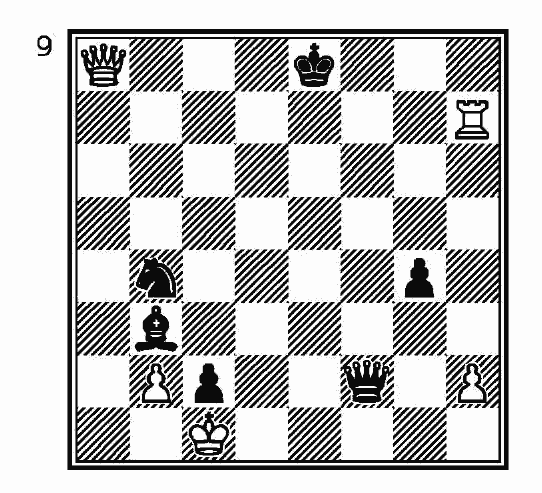
#> input picture packages/board-image-to-fen/src/templates/maizelis_mate_ch1.jpg, 542 x 493 px
$ python board_detect.py ../templates/maizelis_mate_ch1.jpg
#> lines starting #> are read from the running program, lines starting #| are printed output that depends on the picture; after the words box and inside, x2 and y2 are one past the last pixel; in counts of white or black regions, pixels touching at a corner belong together
#!/usr/bin/env python3
"""KS-2359 / ADR-040 Stage 1. Детекция шахматной доски из произвольного
изображения и приведение её к канонической квадратной форме 512×512.

Это вход pipeline'а universal board recognition:

    image (PNG/JPG, ≤ 8 MB)
        ↓
    [Stage 1: board detection]  ← этот файл
        ↓
    warped 512×512 (без полей, без рамки)
        ↓
    [Stage 2: cell classification]  ← KS-2361
        ↓
    [Stage 3: FEN assembly]  ← KS-2362

В отличие от `recognizer.py` (KS-2028), который работает по шаблонам
шрифта Майзелиса, этот файл — универсальный геометрический детектор:
ему всё равно, какие фигуры на доске, нужна только геометрия квадрата
8×8.

## Алгоритм (с fallback'ом)

1. **OpenCV heuristics** (быстрая ветка, ~95% всех скриншотов):
   - Grayscale + bilateral filter (сохраняет края, гасит шум фона).
   - `cv2.Canny` для edge detection с auto-thresholds.
   - `cv2.findContours` → `cv2.approxPolyDP` + фильтр convex 4-poly.
   - Среди кандидатов берём наибольший по площади с aspect ≈ 1
     (квадратность ≤ 15%).
   - Если контур не найден — fallback на Hough lines + пересечения.
2. **UNet fallback** (для сложных случаев: фото с углом, низкий
   контраст, доска без рамки). Hook-функция `detect_with_unet`,
   которая берёт ONNX-модель из `--unet-model`. Если модель не передана
   или не существует — graceful skip, возвращаем результат OpenCV-ветки.

   Модель будет обучена в KS-2361 (Stage 2 классификатор тренируется
   на том же датасете). Текущая реализация — заглушка с правильным
   интерфейсом.

## Использование

CLI:
    python3 board_detect.py <image-path> [--out warped.png]
                                          [--unet-model model.onnx]
                                          [--json]

Без `--json`: выводит «success=true/false method=<opencv|unet|failed>
confidence=X corners=...» в stdout, ошибки в stderr.

С `--json`: выводит JSON-объект с полями `success`, `method`, `corners`,
`confidence`, `image_size`. Если `--out` задан и `success=true`,
warped 512×512 сохраняется в файл.

Python API:
    from board_detect import detect_board
    result = detect_board('screenshot.png', unet_model_path=None)
    # result == {'success': True, 'method': 'opencv', 'corners': [...],
    #            'confidence': 0.85, 'image_size': [W, H]}
"""

from __future__ import annotations

import argparse
import json
import os
import sys
from typing import List, Optional, Tuple

import cv2
import numpy as np


# ─── Константы ────────────────────────────────────────────────────────

#: Размер канонической квадратной доски на выходе Stage 1.
WARP_SIZE = 512

#: Минимальная площадь кандидата-четырёхугольника, как доля от
#: площади всего изображения. Меньше — отсекаем (мелкие объекты).
MIN_AREA_FRACTION = 0.05

#: Максимальная площадь — отсекаем кандидата, который — почти всё
#: изображение (рамка окна, не доска).
MAX_AREA_FRACTION = 0.98

#: Терпимость к отклонению от квадрата (aspect ratio). Доска ≈ 1.0;
#: при наклоне 30° — ratio bbox'а может уйти до 1.3. Берём 1.5 для
#: запаса (perspective warp выправит).
MAX_ASPECT_DEVIATION = 0.5  # 1.0±0.5 = [0.5, 1.5]

#: Доля периметра для `approxPolyDP`. 0.02 — стандартное значение для
#: нахождения 4-угольников с допустимой кривизной.
APPROX_POLY_EPS_FRACTION = 0.02


# ─── Публичный API ────────────────────────────────────────────────────


def detect_board(
    image_path: str,
    unet_model_path: Optional[str] = None,
) -> dict:
    """Детектит доску на изображении и возвращает результат.

    Args:
        image_path: путь к изображению (PNG/JPG/BMP).
        unet_model_path: путь к ONNX-модели UNet для fallback на сложных
            случаях. Если `None` или файл не существует — fallback
            пропускается (graceful skip).

    Returns:
        dict с полями:
            success: bool — детекция прошла.
            method: 'opencv' | 'unet' | 'failed'.
            corners: list[[x, y]] длины 4 в порядке TL, TR, BR, BL,
                либо `None` при failed.
            confidence: float [0..1] — эвристическая оценка.
            image_size: [W, H] исходного изображения.
            warped: ndarray (512, 512, 3) — каноническая доска,
                либо `None` при failed. Для CLI сохраняется в `--out`.
    """
    image = _read_image(image_path)
    if image is None:
        return {
            'success': False,
            'method': 'failed',
            'corners': None,
            'confidence': 0.0,
            'image_size': None,
            'warped': None,
            'error': f'cannot read image: {image_path}',
        }
    return _detect_board_array(image, unet_model_path=unet_model_path)


def _read_image(image_path: str) -> Optional[np.ndarray]:
    """Загружает изображение в BGR numpy-массив. `cv2.imread` не
    поддерживает GIF и SVG — для них (и как general fallback) идём
    через Pillow."""
#> called with image_path = '../templates/maizelis_mate_ch1.jpg'
    img = cv2.imread(image_path)
#> img is the input picture: shape (493, 542, 3); min 11, max 253, mean 192.5
    if img is not None:
        return img
    try:
        from PIL import Image  # lazy: Pillow только если cv2.imread не справился.

        with Image.open(image_path) as pil_img:
            pil_img = pil_img.convert('RGB')
            arr = np.array(pil_img)
        # PIL даёт RGB; OpenCV ждёт BGR.
        return cv2.cvtColor(arr, cv2.COLOR_RGB2BGR)
    except Exception:  # noqa: BLE001
        return None


def _detect_board_array(
    image: np.ndarray,
    unet_model_path: Optional[str] = None,
) -> dict:
    """Внутренний вход: принимает уже загруженный BGR-массив."""
    h, w = image.shape[:2]
#> h = 493; w = 542

    # 1. OpenCV-ветка.
    corners, confidence = _detect_opencv(image)
    method = 'opencv'

    # 2. UNet fallback — если OpenCV не нашёл или уверенность низкая.
    if corners is None or confidence < 0.5:
        unet_corners, unet_confidence = _detect_with_unet_safe(
            image, unet_model_path
        )
        if unet_corners is not None and unet_confidence > (confidence or 0):
            corners = unet_corners
            confidence = unet_confidence
            method = 'unet'

    if corners is None:
        return {
            'success': False,
            'method': 'failed',
            'corners': None,
            'confidence': 0.0,
            'image_size': [w, h],
            'warped': None,
        }

    # 3. Perspective warp в 512×512.
    warped = _warp_to_square(image, corners, WARP_SIZE)

    return {
        'success': True,
        'method': method,
        'corners': [[int(c[0]), int(c[1])] for c in corners],
        'confidence': float(confidence),
        'image_size': [w, h],
        'warped': warped,
    }


# ─── OpenCV ветка ────────────────────────────────────────────────────


def _detect_opencv(
    image: np.ndarray,
) -> Tuple[Optional[np.ndarray], float]:
    """Heuristic-детекция через Canny + findContours + approxPolyDP.

    Возвращает (corners_TL_TR_BR_BL, confidence) либо (None, 0.0).
    """
    h, w = image.shape[:2]
#> h = 493; w = 542
    total_area = h * w
#> total_area = 267206

    # 1. Серое + сглаживание. Bilateral сохраняет края — лучше чем
    # GaussianBlur для дальнейшего Canny.
    gray = cv2.cvtColor(image, cv2.COLOR_BGR2GRAY)
    smoothed = cv2.bilateralFilter(gray, d=9, sigmaColor=75, sigmaSpace=75)

    # 2. Auto-thresholds для Canny через median (как у Lichess
    # board-detection): t1 = max(0, 0.66*median), t2 = min(255, 1.33*median).
    # Это устойчивее к разной освещённости/контрасту чем фикс. 50/150.
    median = float(np.median(smoothed))
#> median = 250
    lower = int(max(0, 0.66 * median))
#> lower = 165
    upper = int(min(255, 1.33 * median))
#> upper = 255
    edges = cv2.Canny(smoothed, lower, upper)
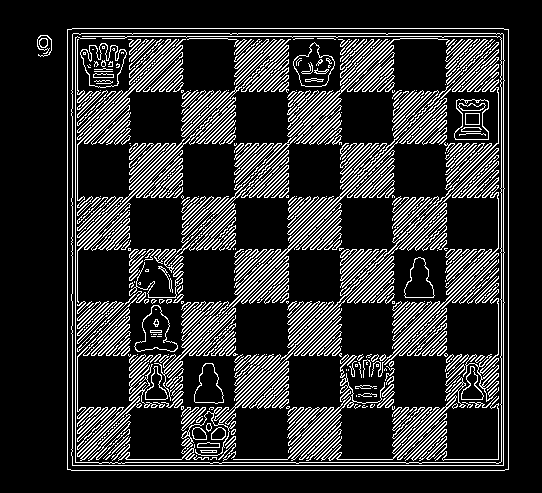
#> edges: shape (493, 542); 17.8% white in thin lines or dots, all inside (x1, y1, x2, y2) = (37, 28, 509, 471)

    # 3. Закрываем мелкие разрывы в линиях рамки (типично у lichess —
    # тонкая рамка с разрывами на ranks/files подписях).
    kernel = np.ones((3, 3), np.uint8)
    closed = cv2.morphologyEx(edges, cv2.MORPH_CLOSE, kernel, iterations=1)
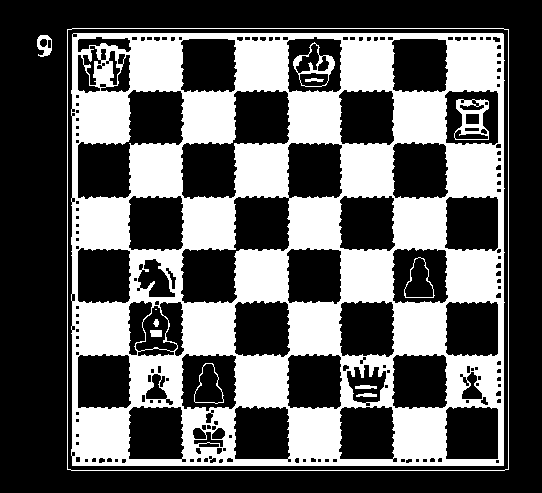
#> closed: shape (493, 542); 37.1% white; 13 white regions (1 under 20 px)

    # 4. Контуры → approxPolyDP → фильтр 4-poly.
    contours, _ = cv2.findContours(
        closed, cv2.RETR_EXTERNAL, cv2.CHAIN_APPROX_SIMPLE
    )
#> contours = 2 contours; box (x1, y1, x2, y2) and area: (67, 28, 509, 471) 194906, (37, 35, 52, 57) 221

    candidates: List[Tuple[np.ndarray, float, float]] = []
    for cnt in contours:
        area = cv2.contourArea(cnt)
        if area < MIN_AREA_FRACTION * total_area:
            continue
        if area > MAX_AREA_FRACTION * total_area:
            continue
        peri = cv2.arcLength(cnt, True)
        approx = cv2.approxPolyDP(cnt, APPROX_POLY_EPS_FRACTION * peri, True)
        if len(approx) != 4:
            continue
        if not cv2.isContourConvex(approx):
            continue
        quad = approx.reshape(4, 2).astype(np.float32)
        aspect = _quad_aspect_ratio(quad)
        if abs(aspect - 1.0) > MAX_ASPECT_DEVIATION:
            continue
        # Confidence — компромисс между «достаточно крупная» и
        # «достаточно квадратная». Подобрано эмпирически.
        area_score = min(1.0, area / (0.5 * total_area))
        aspect_score = 1.0 - abs(aspect - 1.0) / MAX_ASPECT_DEVIATION
        confidence = 0.5 * area_score + 0.5 * aspect_score
        candidates.append((quad, area, confidence))
#> this loop made 2 passes
#> area on pass 1: 221
#> after the loop, candidates = [([[67, 29], [67, 469], [508, 469], [508, 29]], 194906, 0.998)]

    if not candidates:
        # Fallback A: Hough lines + пересечения. Полезно для досок
        # без чёткой внешней рамки, но с видимыми ranks/files.
        hough_corners = _detect_via_hough(closed, total_area)
        if hough_corners is not None:
            return _order_corners(hough_corners), 0.5

        # Fallback B: «весь кадр = доска». Типично для PNG-render'ов
        # API (lichess `fen.gif`, chess.com diagram-generator,
        # `react-chessboard` screenshot) — изображение содержит ТОЛЬКО
        # доску без рамок и полей. Активируется только если
        # `image_aspect ≈ 1.0` (квадратное изображение) и есть
        # достаточно edge-сигнала для подтверждения «не пустой кадр»
        # (защита от ложно-positive на однотонных картинках).
        full_frame = _detect_via_full_frame(image, edges, total_area)
        if full_frame is not None:
            return _order_corners(full_frame), 0.6

        return None, 0.0

    # Выбираем кандидата с максимальной confidence; при равенстве —
    # с большей площадью (главная доска обычно крупнее).
    candidates.sort(key=lambda c: (c[2], c[1]), reverse=True)
    best_quad, _, best_confidence = candidates[0]
#> best_quad = [[67, 29], [67, 469], [508, 469], [508, 29]]; best_confidence = 0.998
    return _order_corners(best_quad), best_confidence


# [168 lines left out: functions _detect_via_full_frame, _detect_via_hough, _intersect, _detect_with_unet_safe, detect_with_unet, not called in this run]


# ─── Геометрия ────────────────────────────────────────────────────


def _order_corners(corners: np.ndarray) -> np.ndarray:
    """Сортирует 4 точки в порядке TL, TR, BR, BL.

    Алгоритм: суммы x+y минимальны для TL, максимальны для BR;
    разности y-x для других. Работает для любых углов, включая
    повёрнутые доски.
    """
    pts = corners.reshape(4, 2).astype(np.float32)
#> pts = [[67, 29], [67, 469], [508, 469], [508, 29]]
    s = pts.sum(axis=1)
#> s = [96, 536, 977, 537]
    d = np.diff(pts, axis=1).flatten()
#> d = [-38, 402, -39, -479]
    ordered = np.zeros((4, 2), dtype=np.float32)
#> ordered = [[0, 0], [0, 0], [0, 0], [0, 0]]
#> in _detect_board_array, `corners, confidence = _detect_opencv(image)`: corners = [[67, 29], [508, 29], [508, 469], [67, 469]]; confidence = 0.998
    ordered[0] = pts[np.argmin(s)]       # TL (min x+y)
    ordered[2] = pts[np.argmax(s)]       # BR (max x+y)
    ordered[1] = pts[np.argmin(d)]       # TR (min y-x)
    ordered[3] = pts[np.argmax(d)]       # BL (max y-x)
    return ordered


def _quad_aspect_ratio(quad: np.ndarray) -> float:
    """Aspect ratio (max(width, height) / min(...)) bounding-box'а 4-угольника."""
    xs = quad[:, 0]
    ys = quad[:, 1]
    width = float(xs.max() - xs.min())
    height = float(ys.max() - ys.min())
    if min(width, height) < 1.0:
        return 999.0
    return max(width, height) / min(width, height)


def _warp_to_square(
    image: np.ndarray,
    corners: np.ndarray,
    size: int,
) -> np.ndarray:
    """Perspective warp 4-угольника в квадрат size×size."""
#> called with corners = array of shape (4, 2), size = 512
    dst = np.array(
        [[0, 0], [size - 1, 0], [size - 1, size - 1], [0, size - 1]],
        dtype=np.float32,
    )
#> dst = [[0, 0], [511, 0], [511, 511], [0, 511]]
    matrix = cv2.getPerspectiveTransform(corners.astype(np.float32), dst)
#> matrix = [[1.16, -7.09e-18, -77.63], [0, 1.16, -33.68], [9.46e-20, 3.16e-20, 1]]
    return cv2.warpPerspective(image, matrix, (size, size))
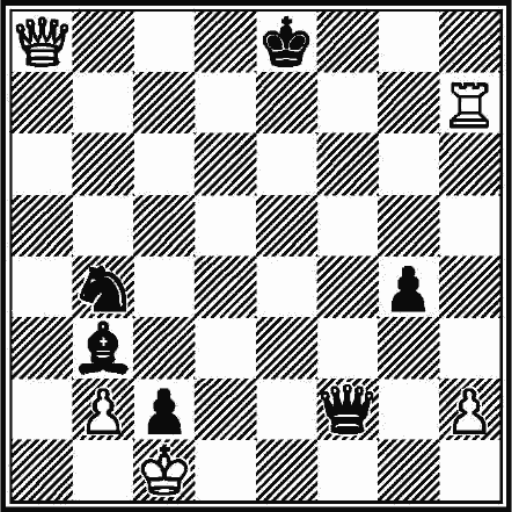
#> returned value: shape (512, 512, 3); min 11, max 253, mean 170.4


# ─── CLI ──────────────────────────────────────────────────────────


def _cli() -> int:
    parser = argparse.ArgumentParser(
        description='KS-2359 / ADR-040 Stage 1: board detection.',
    )
    parser.add_argument('image', help='Path to input image (PNG/JPG).')
    parser.add_argument(
        '--out',
        help='Path to save warped 512×512 board (PNG). Default: skip.',
    )
    parser.add_argument(
        '--unet-model',
        help='Path to ONNX UNet model for fallback (KS-2361).',
    )
    parser.add_argument(
        '--json',
        action='store_true',
        help='Output JSON to stdout instead of human-readable.',
    )
    args = parser.parse_args()

    result = detect_board(args.image, unet_model_path=args.unet_model)
#> result = 6 items

    # warped — ndarray, не JSON-serializable. Снимаем перед dump'ом.
    warped = result.pop('warped', None)

    if args.out and result['success'] and warped is not None:
        ok = cv2.imwrite(args.out, warped)
        if not ok:
            print(
                f'[board_detect] cannot write output: {args.out}',
                file=sys.stderr,
            )
            return 2

    if args.json:
        print(json.dumps(result, ensure_ascii=False))
    else:
        if result['success']:
            corners_str = ', '.join(f'({c[0]},{c[1]})' for c in result['corners'])
            print(
                f"success=true method={result['method']} "
                f"confidence={result['confidence']:.3f} "
                f"corners=[{corners_str}]"
            )
#| success=true method=opencv confidence=0.998 corners=[(67,29), (508,29), (508,469), (67,469)]
        else:
            err = result.get('error', '')
            print(
                f"success=false method=failed"
                + (f" error={err}" if err else ''),
                file=sys.stderr,
            )
            return 1
    return 0


if __name__ == '__main__':
    sys.exit(_cli())
#> (the program exits here)

$ run again, on packages/board-image-to-fen/src/templates/maizelis_start.jpg
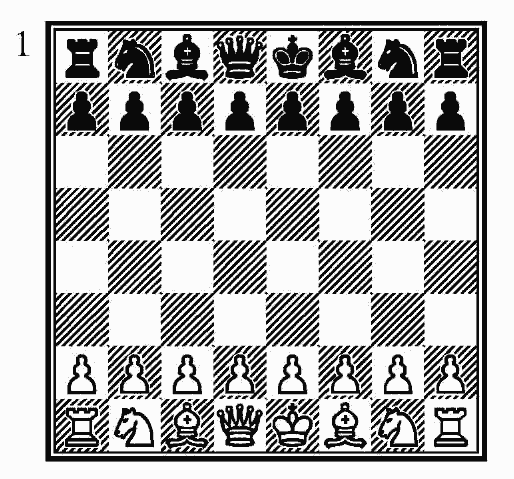
#> input picture packages/board-image-to-fen/src/templates/maizelis_start.jpg, 514 x 479 px
#> in _read_image, img is the input picture: shape (479, 514, 3); min 10, max 252, mean 178.4
#> median = 244
#> lower = 161
#> upper = 255
#> in _detect_opencv, `edges = cv2.Canny(smoothed, lower, upper)`:
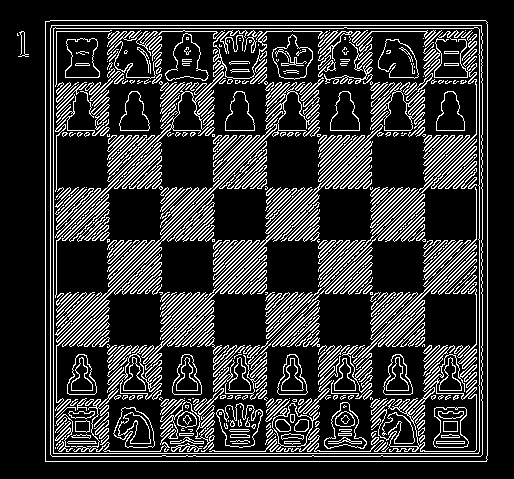
#> edges: shape (479, 514); 19.3% white in thin lines or dots, all inside (x1, y1, x2, y2) = (17, 20, 488, 462)
#> closed: shape (479, 514); 38.9% white; 25 white regions (1 under 20 px)
#> contours = 2 contours; box (x1, y1, x2, y2) and area: (45, 20, 488, 462) 194911, (17, 31, 29, 57) 94
#> the loop in _detect_opencv, `for cnt in contours:` made 2 passes
#> area on pass 1: 94.5
#> after the loop in _detect_opencv, `for cnt in contours:`: candidates = [([[45, 21], [45, 461], [486, 461], [485, 20]], 194911, 1)]
#> best_quad = [[45, 21], [45, 461], [486, 461], [485, 20]]; best_confidence = 1
#> pts = [[45, 21], [45, 461], [486, 461], [485, 20]]
#> s = [66, 506, 947, 505]
#> d = [-24, 416, -25, -465]
#> in _detect_board_array, `corners, confidence = _detect_opencv(image)`: corners = [[45, 21], [485, 20], [486, 461], [45, 461]]; confidence = 1
#> dst = [[0, 0], [511, 0], [511, 511], [0, 511]]
#> matrix = [[1.16, 2.52e-18, -52.4], [0.00265, 1.16, -24.57], [5.18e-06, 5.16e-06, 1]]
#> in _warp_to_square, `return cv2.warpPerspective(image, matrix, (size, size))`:
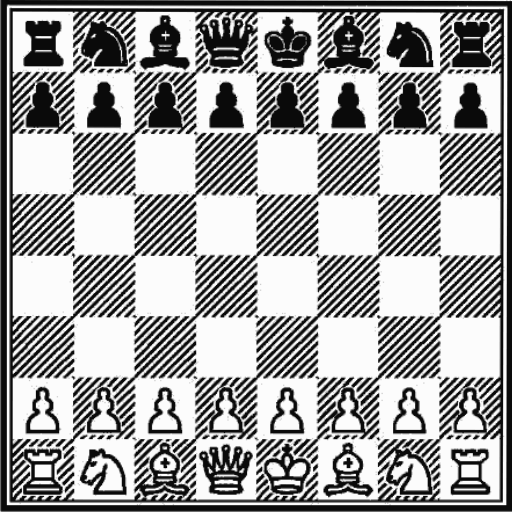
#> returned value: shape (512, 512, 3); min 10, max 252, mean 159.5
#> result = 6 items
#| success=true method=opencv confidence=1.000 corners=[(45,21), (485,20), (486,461), (45,461)]
